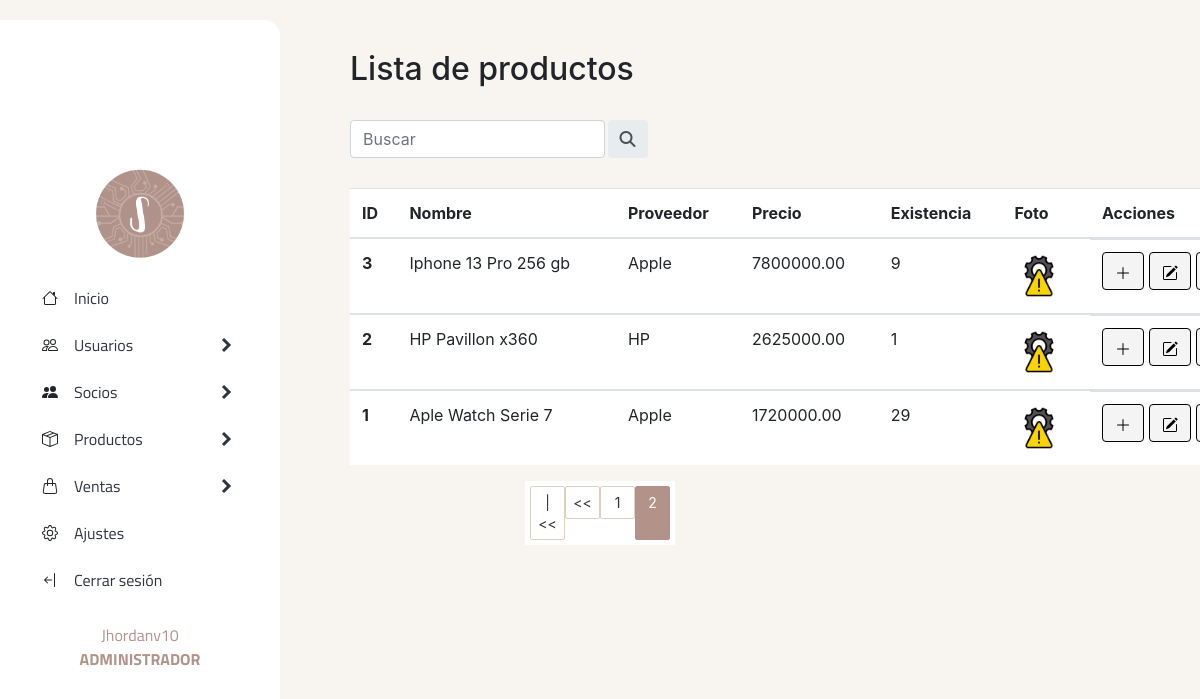
Screenshot of /sistema/productos/listaproductos.php?pagina=2 (signed in) with the database file from the repository.
### tables this page shows
CREATE TABLE `producto` (
  `id_producto` int(15) NOT NULL,
  `nombre_producto` varchar(30) NOT NULL,
  `id_categoria` int(15) NOT NULL,
  `precio` decimal(10,2) NOT NULL,
  `existencia` int(15) NOT NULL,
  `date_add` datetime NOT NULL DEFAULT current_timestamp(),
  `id_usuario` int(15) NOT NULL,
  `id_proveedor` int(15) NOT NULL,
  `foto` text NOT NULL,
  `estado` int(11) NOT NULL DEFAULT 1
);

CREATE TABLE `proveedor` (
  `id_proveedor` int(15) NOT NULL,
  `nombre_proveedor` varchar(30) NOT NULL,
  `direccion` varchar(30) NOT NULL,
  `telefono` varchar(15) NOT NULL,
  `estado` int(11) NOT NULL DEFAULT 1
);

### sistema/productos/listaproductos.php (the view, shortened to what this page needs)
<!DOCTYPE html>
<html lang="en">
<head>
</head>
<body>
    <header>
        <?php include '../generales/headerapp.php' ?>
    </header>
    <section>
        <div>
            <h2 class="tittle-list">Lista de productos</h2> <br>
        </div>
        <div class="buscador" id="buscador">
            <form id="busqueda-users" class="input-group rounded" action="buscadorproductos.php" method="get">
                <input type="text" class="form-control rounded" aria-label="Search" aria-describedby="search-addon" name="busqueda" id="busqueda" placeholder="Buscar" />
                <button class="input-group-text border-0" id="search-addon">
                    <i type="submit" class="fas fa-search"></i>
                </button>
            </form>
        </div>
        <div class="table-productos">
            <table class="table">
                <thead>
                    <tr>
                        <th>ID</th>
                        <th>Nombre</th>
                        <th>Proveedor</th>
                        <th>Precio</th>
                        <th>Existencia</th>
                        <th>Foto</th>
                        <?php
                        if ($tipo_rol == 'Administrador') {
                        ?>
                            <th width="80px">Acciones</th>
                        <?php } ?>
                    </tr>
                </thead>
                <?php
                $sql_registe = mysqli_query($conn, "SELECT COUNT(*) as total_registros
                FROM producto WHERE estado = 1");
                $result_register = mysqli_fetch_array($sql_registe);
                $total_registro = $result_register['total_registros'];
                $por_pagina = 4;
                if (empty($_GET['pagina'])) {
                    $pagina = 1;
                } else {
                    $pagina = $_GET['pagina'];
                }
                $desde = ($pagina - 1) * $por_pagina;
                $total_paginas = ceil($total_registro / $por_pagina);
                $query = mysqli_query($conn, "SELECT p.id_producto, p.nombre_producto, p.precio, p.existencia,
            pr.nombre_proveedor, p.foto
            FROM producto p INNER JOIN proveedor pr ON p.id_proveedor = pr.id_proveedor
            WHERE p.estado = 1 ORDER BY
            p.id_producto DESC LIMIT $desde, $por_pagina");
                $result = mysqli_num_rows($query);
                if ($result > 0) {
                    while ($data = mysqli_fetch_array($query)) {
                        if ($data['foto'] != 'img_producto.png') {
                            $foto = 'img_productos/uploads/' . $data['foto'];
                        } else {
                            $foto = 'img_productos/default/' . $data['foto'];
                        }
                ?>
                        <tbody class="row<?php echo $data["id_producto"] ?>">
                            <tr>
                                <th scope="row"><?php echo $data["id_producto"] ?> </th>
                                <td> <?php echo $data["nombre_producto"] ?> </td>
                                <td> <?php echo $data["nombre_proveedor"] ?> </td>
                                <td class="celPrecio"><?php echo $data["precio"] ?> </td>
                                <td class="celExistencia"> <?php echo $data["existencia"] ?> </td>
                                <td> <img src=" <?php echo $foto; ?> " alt=" <?php echo $data["nombre_producto"] ?> " width="50px" height="50px"> </td>
                                <?php
                                if ($tipo_rol == 'Administrador') {
                                ?>
                                    <td class="actions">
                                        <a class="agg_exist" product="<?php echo $data["id_producto"] ?>" href="#">
                                            <button type="button" id="button-agregar" class="btn btn-success">
                                                <svg xmlns="http://www.w3.org/2000/svg" width="16" height="16" fill="currentColor" class="bi bi-plus-lg" viewBox="0 0 16 16">
                                                    <path fill-rule="evenodd" d="M8 2a.5.5 0 0 1 .5.5v5h5a.5.5 0 0 1 0 1h-5v5a.5.5 0 0 1-1 0v-5h-5a.5.5 0 0 1 0-1h5v-5A.5.5 0 0 1 8 2Z" />
                                                </svg>
                                            </button>
                                        </a>
                                        <a href="editarproducto.php?id=<?php echo $data["id_producto"] ?>">
                                            <button type="button" id="button-editar" class="btn btn-warning">
                                            </button>
                                        </a>
                                        <a href="eliminarproducto.php?id=<?php echo $data["id_producto"] ?>">
                                            <button type="button" id="button-eliminar" class="btn btn-danger">
                                            </button>
                                        </a>
                                    </td>
                                <?php }   ?>
                            <?php
                        } ?>
                            </tr>
                        <?php
                    }
                        ?>
                        </tbody>
            </table>
        </div>
        <div class="paginador">
            <ul>
                <?php
                if ($pagina != 1) {
                ?>
                    <li><a href="?pagina= <?php echo 1; ?> "> |<< </a>
                    </li>
                    <li><a href="?pagina= <?php echo $pagina - 1; ?>">
                            << </a>
                    </li>
                <?php
                }
                for ($i = 1; $i <= $total_paginas; $i++) {
                    if ($i == $pagina) {
                        echo '<li class="pageSelected">' . $i . '</li>';
                    } else {
                        echo '<li><a href="?pagina=' . $i . '">' . $i . '</a></li>';
                    }
                }
                ?>
            </ul>
        </div>
    </section>
</body>
</html>

### sistema/generales/style_general.css (style rules this page uses)
section { background-color: #f8f4ef; height: 100vh; overflow-y: scroll; }
.tittle-list { padding: 50px 50px 0px 350px; }
.buscador { margin-left: 350px; }
#busqueda-users { width: 35%; margin-bottom: 10px; color: #333; }
#busqueda-users button { margin-left: 3px; }
table { margin-top: 30px; margin-left: 350px; max-width: 900px; background-color: #fff; }
#button-editar { background-color: #F4F4F4; border: 1px solid #000; color: #000; margin-right: 5px; }
#button-eliminar { background-color: #F4F4F4; border: 1px solid #000; color: #000; }
#button-agregar { background-color: #F4F4F4; border: 1px solid #000; color: #000; margin-right: 5px; }
.paginador { margin: 0px; display: flex; justify-content: center; }
.paginador ul { padding: 5px; list-style: none; background: #fff; display: -webkit-flex; display: -moz-flex; display: -ms-flex; display: -o-flex; display: flex; }
.paginador a, .pageSelected { color: #333; border: 1px solid #DCD0C0; border-radius: 2px; padding: 5px; display: inline-block; font-size: 14px; text-align: center; width: 35px; }
.pageSelected { color: #fff; background: #B19389; border: 1px solid #B19389; border-radius: 2px; }
.paginador ul li a { text-decoration: none; }
.actions { display: flex; justify-content: center; }

### rows the page displays
producto: id_producto "3", nombre_producto "Iphone 13 Pro 256 gb", id_proveedor.nombre_proveedor "Apple", precio "7800000.00", existencia "9", foto (picture)
producto: id_producto "2", nombre_producto "HP Pavillon x360", id_proveedor.nombre_proveedor "HP", precio "2625000.00", existencia "1", foto (picture)
producto: id_producto "1", nombre_producto "Aple Watch Serie 7", id_proveedor.nombre_proveedor "Apple", precio "1720000.00", existencia "29", foto (picture)

### other values shown
$_SESSION['usuario'] "Jhordanv10"
$tipo_rol "ADMINISTRADOR"
